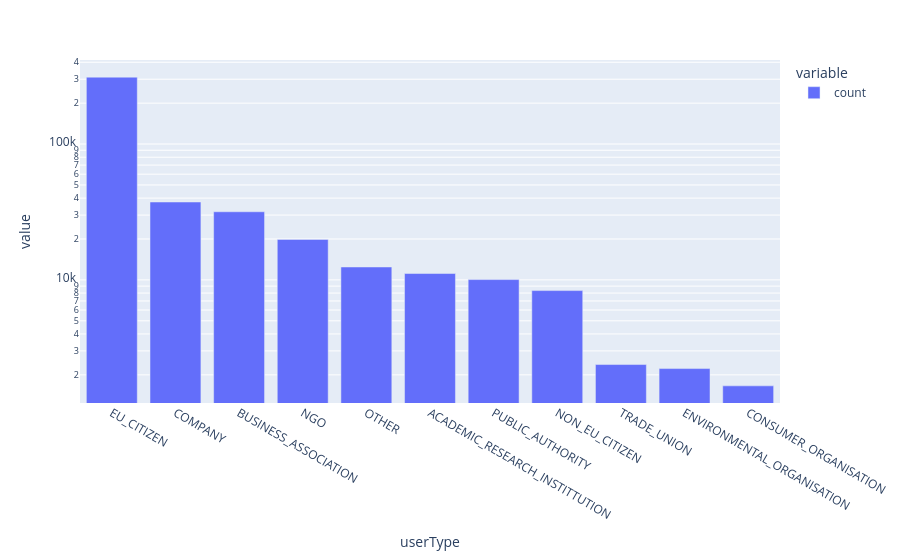

Notebook cell for this chart:
### Markdown cell above
### Authors

Due to lack of unique identifier, it is not possible to define number of unique authors.
However, feedbacks are published by private and public entities, as well as individuals. Feedbacks can be analysed by type of author which is an obligatory field in the feedback form.

### Code cell
print('Most common user types of feedback writers:',feedbacks_df['userType'].value_counts().nlargest(5))
usertype_counts = feedbacks_df['userType'].value_counts()

px.bar(usertype_counts[usertype_counts!=1], log_y=True)

### Figure 1 — Plotly figure (JSON) as saved in the notebook; plotly's stock layout.template omitted (floating-point values rounded to 4 significant figures)
{"data": [{"alignmentgroup": "True", "hovertemplate": "variable=count<br>userType=%{x}<br>value=%{y}<extra></extra>", "legendgroup": "count", "marker": {"color": "#636efa", "pattern": {"shape": ""}}, "name": "count", "offsetgroup": "count", "orientation": "v", "showlegend": true, "textposition": "auto", "type": "bar", "x": ["EU_CITIZEN", "COMPANY", "BUSINESS_ASSOCIATION", "NGO", "OTHER", "ACADEMIC_RESEARCH_INSTITTUTION", "PUBLIC_AUTHORITY", "NON_EU_CITIZEN", "TRADE_UNION", "ENVIRONMENTAL_ORGANISATION", "CONSUMER_ORGANISATION"], "xaxis": "x", "y": [310742, 37448, 31724, 19869, 12446, 11140, 10054, 8342, 2382, 2225, 1660], "yaxis": "y"}], "layout": {"barmode": "relative", "legend": {"title": {"text": "variable"}, "tracegroupgap": 0}, "margin": {"t": 60}, "xaxis": {"anchor": "y", "domain": [0, 1], "title": {"text": "userType"}}, "yaxis": {"anchor": "x", "domain": [0, 1], "title": {"text": "value"}, "type": "log"}}}
